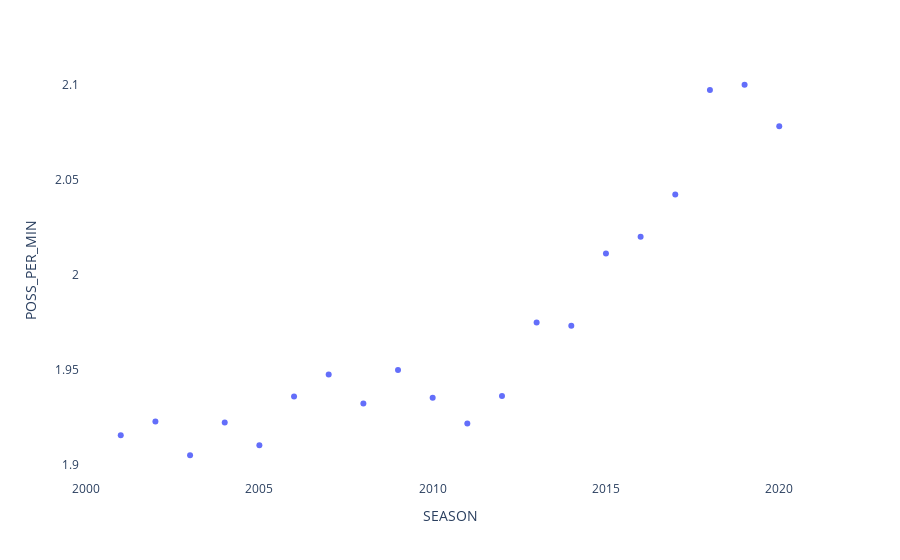

Notebook code cell kept with this figure:
### Code cell
# Plot
fig = px.scatter(poss_per_min_df, x=poss_per_min_df.index, y=poss_per_min_df["POSS_PER_MIN"])
fig.update_layout(
    paper_bgcolor='rgba(0,0,0,0)',
    plot_bgcolor='rgba(0,0,0,0)',
)
fig.show()

### Figure 1 — Plotly figure (JSON) as saved in the notebook; plotly's stock layout.template omitted (floating-point values rounded to 4 significant figures)
{"data": [{"hovertemplate": "SEASON=%{x}<br>POSS_PER_MIN=%{y}<extra></extra>", "legendgroup": "", "marker": {"color": "#636efa", "symbol": "circle"}, "mode": "markers", "name": "", "orientation": "v", "showlegend": false, "type": "scatter", "x": [2001, 2002, 2003, 2004, 2005, 2006, 2007, 2008, 2009, 2010, 2011, 2012, 2013, 2014, 2015, 2016, 2017, 2018, 2019, 2020], "xaxis": "x", "y": [1.916, 1.923, 1.905, 1.922, 1.911, 1.936, 1.948, 1.932, 1.95, 1.935, 1.922, 1.936, 1.975, 1.973, 2.011, 2.02, 2.042, 2.097, 2.1, 2.078], "yaxis": "y"}], "layout": {"autosize": true, "legend": {"tracegroupgap": 0}, "margin": {"t": 60}, "paper_bgcolor": "rgba(0, 0, 0, 0)", "plot_bgcolor": "rgba(0, 0, 0, 0)", "xaxis": {"anchor": "y", "autorange": true, "domain": [0, 1], "range": [2000.0, 2021.0], "title": {"text": "SEASON"}, "type": "linear"}, "yaxis": {"anchor": "x", "autorange": true, "domain": [0, 1], "range": [1.89, 2.115], "title": {"text": "POSS_PER_MIN"}, "type": "linear"}}}
